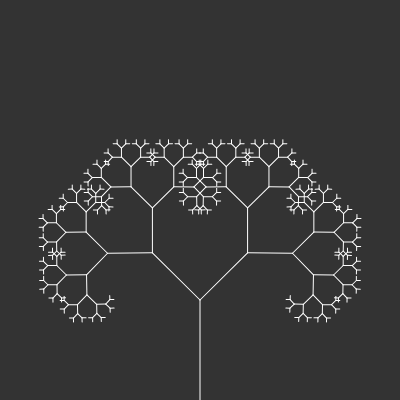
Frame 1 (no input)
Frame 60 (no input): identical to frame 1, image omitted
Frame 120 (the mouse pressed at the canvas centre since frame 60): identical to frame 1, image omitted

The p5.js sketch that drew this single still picture (run headless with seeded random() and noise() and a simulated clock; from frame 60 on, the mouse is pressed at the canvas centre):

// p5.js sketch
// ── sketch.js
var angle = 0;
var slider;
function setup() {
    createCanvas(400, 400);
    slider = createSlider(0, TWO_PI, PI/4, 0.01);
}

function draw() {
    background(51);
    angle = slider.value();
    var len = 100;
    stroke(255);
    translate(200, height);
    branch(100);

}

function branch(len) {
    if(len < 4) return;
    line(0, 0, 0, -len);
    translate(0, -len);
    push();
    rotate(angle);
    branch(len * 0.67);
    pop();
    push();
    rotate(-angle);
    branch(len * 0.67);
    pop();
    // line(0, 0, 0, -len * 0.67);
}
// ── cell.js
function Cell(i, j) {
    this.i = i;
    this.j = j;
    // top, right, bottom, left
    this.walls = {
        "top"    : true,
        "right"  : true,
        "bottom" : true,
        "left"   : true,
    }
    this.visited = false;
    // this.walls = [true, true, true, true];

    this.checkNeighbors = () => {
        var neighbors = [];
        var top = grid[getIndex(i, j-1)];
        var right = grid[getIndex(i+1, j)];
        var bottom = grid[getIndex(i, j+1)];
        var left = grid[getIndex(i- 1, j)];

        if(top && !top.visited) {
            neighbors.push(top);
        }
        if(right && !right.visited) {
            neighbors.push(right);
        }
        if(bottom && !bottom.visited) {
            neighbors.push(bottom);
        }
        if(left && !left.visited) {
            neighbors.push(left);
        }

        if(neighbors.length > 0) {
            var r = floor(random(0, neighbors.length));
            return neighbors[r];
        } else {
            return undefined;
        }
    }

    this.highlight = () => {
        var x = this.i * w;
        var y = this.j * w;
        noStroke();
        fill(0, 255, 0, 100);
        rect(x, y, w, w);
    }

    this.show = () => {
        var x = this.i * w;
        var y = this.j * w;
        stroke(255);

    /*
    (x, y)          (x+w, y)
        *-----------*
        |           |
        |           |
        |           |
        *-----------*
    (x, y+w)        (x+w, y+w)
    */
        if(this.walls.top)
            line(x,   y,   x+w, y);

        if(this.walls.right)
            line(x+w, y,   x+w, y+w);

        if(this.walls.bottom)
            line(x+w, y+w, x,   y+w);

        if(this.walls.left)
            line(x,   y,   x,   y+w);


        if(this.visited) {
            noStroke();
            fill(255, 0, 255, 100);
            rect(x, y, w, w);
        }
        // noFill();

    }
}
